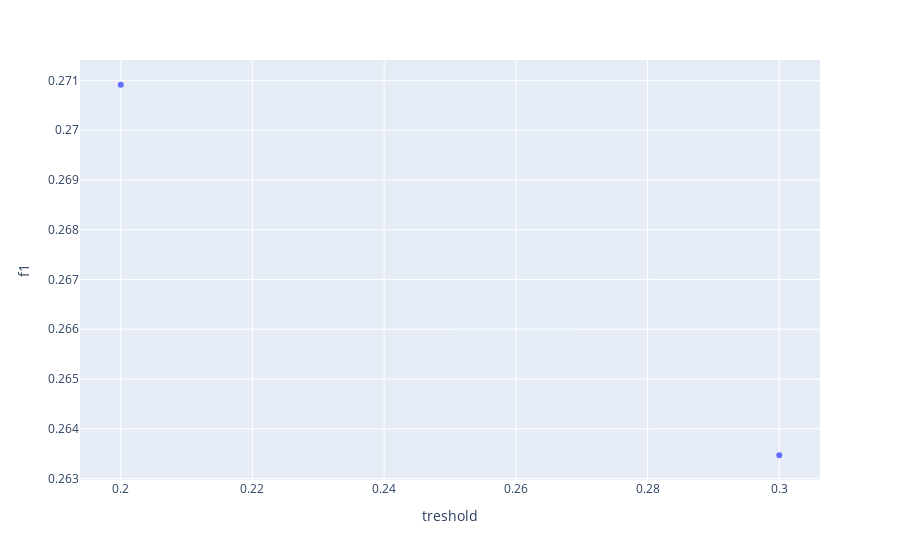
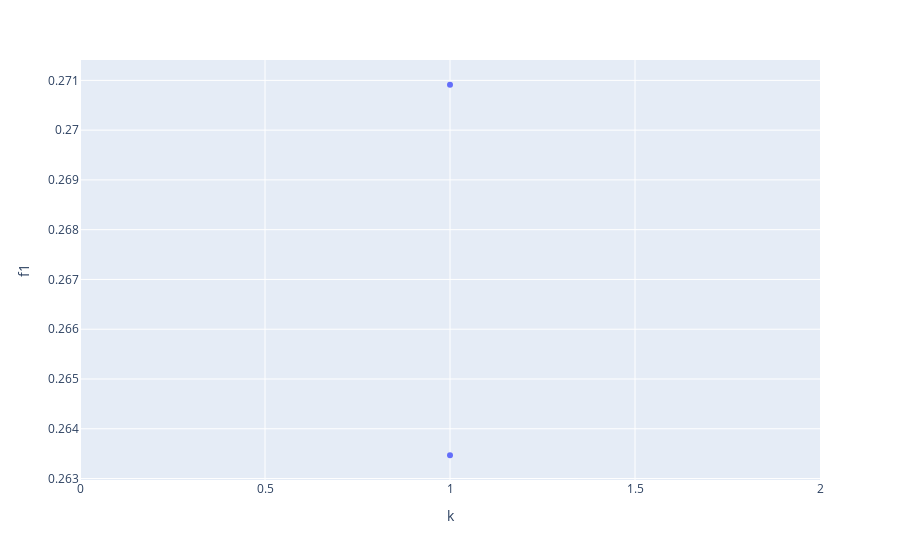
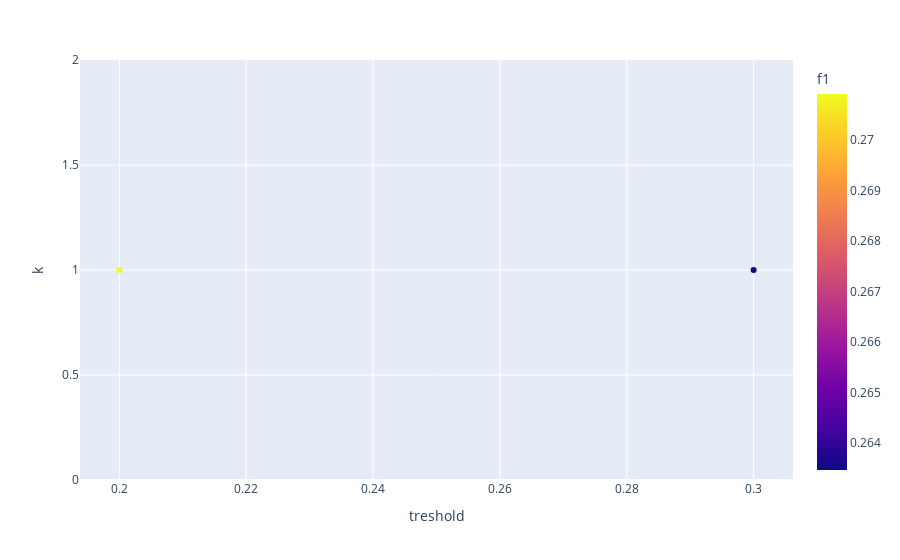

The notebook cell saved with these charts, in order:
### Code cell
mknd_results_df = pd.DataFrame(mknd_total_results)

for parameter in mknd_params:
    fig = px.scatter(
        mknd_results_df,
        x = parameter,
        y = "f1",
    )
    fig.show()

px.scatter(
    mknd_results_df,
    x = "treshold",
    y = "k",
    color = "f1"
)

### Figure 1 — Plotly figure (JSON) as saved in the notebook; plotly's stock layout.template omitted (floating-point values rounded to 4 significant figures)
{"data": [{"hovertemplate": "treshold=%{x}<br>f1=%{y}<extra></extra>", "legendgroup": "", "marker": {"color": "#636efa", "symbol": "circle"}, "mode": "markers", "name": "", "orientation": "v", "showlegend": false, "type": "scatter", "x": [0.2, 0.3], "xaxis": "x", "y": [0.2709, 0.2635], "yaxis": "y"}], "layout": {"legend": {"tracegroupgap": 0}, "margin": {"t": 60}, "xaxis": {"anchor": "y", "domain": [0, 1], "title": {"text": "treshold"}}, "yaxis": {"anchor": "x", "domain": [0, 1], "title": {"text": "f1"}}}}

### Figure 2 — Plotly figure (JSON) as saved in the notebook; plotly's stock layout.template omitted (floating-point values rounded to 4 significant figures)
{"data": [{"hovertemplate": "k=%{x}<br>f1=%{y}<extra></extra>", "legendgroup": "", "marker": {"color": "#636efa", "symbol": "circle"}, "mode": "markers", "name": "", "orientation": "v", "showlegend": false, "type": "scatter", "x": [1, 1], "xaxis": "x", "y": [0.2709, 0.2635], "yaxis": "y"}], "layout": {"legend": {"tracegroupgap": 0}, "margin": {"t": 60}, "xaxis": {"anchor": "y", "domain": [0, 1], "title": {"text": "k"}}, "yaxis": {"anchor": "x", "domain": [0, 1], "title": {"text": "f1"}}}}

### Figure 3 — Plotly figure (JSON) as saved in the notebook; plotly's stock layout.template omitted (floating-point values rounded to 4 significant figures)
{"data": [{"hovertemplate": "treshold=%{x}<br>k=%{y}<br>f1=%{marker.color}<extra></extra>", "legendgroup": "", "marker": {"color": [0.2709, 0.2635], "coloraxis": "coloraxis", "symbol": "circle"}, "mode": "markers", "name": "", "orientation": "v", "showlegend": false, "type": "scatter", "x": [0.2, 0.3], "xaxis": "x", "y": [1, 1], "yaxis": "y"}], "layout": {"coloraxis": {"colorbar": {"title": {"text": "f1"}}, "colorscale": [[0, "#0d0887"], [0.1111, "#46039f"], [0.2222, "#7201a8"], [0.3333, "#9c179e"], [0.4444, "#bd3786"], [0.5556, "#d8576b"], [0.6667, "#ed7953"], [0.7778, "#fb9f3a"], [0.8889, "#fdca26"], [1, "#f0f921"]]}, "legend": {"tracegroupgap": 0}, "margin": {"t": 60}, "xaxis": {"anchor": "y", "domain": [0, 1], "title": {"text": "treshold"}}, "yaxis": {"anchor": "x", "domain": [0, 1], "title": {"text": "k"}}}}
